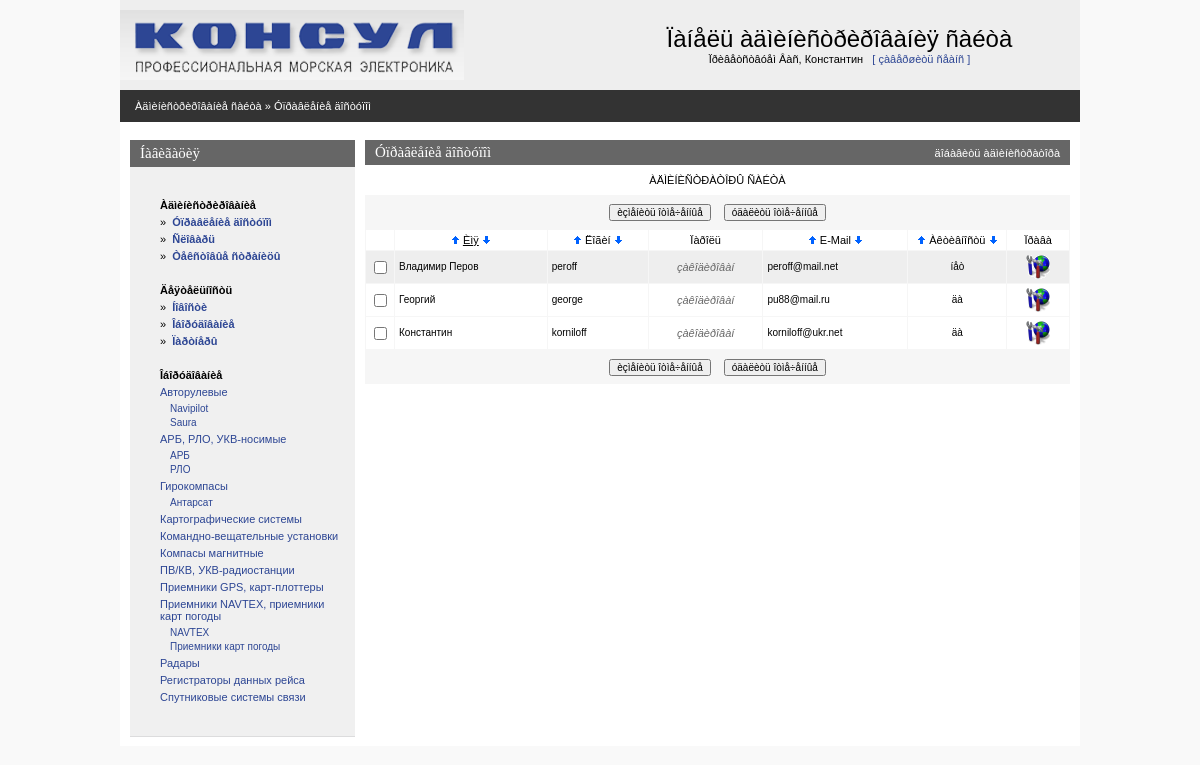
Screenshot of /admin/admin.php (signed in) with the database file from the repository.
### tables this page shows
CREATE TABLE IF NOT EXISTS `consul_static` (
  `static_code` int(11) NOT NULL AUTO_INCREMENT,
  `page_code` int(11) NOT NULL DEFAULT '0',
  `static_name` varchar(200) NOT NULL DEFAULT '',
  `static_text` text NOT NULL,
  `static_pos` int(11) NOT NULL DEFAULT '0',
  `static_seo_title` text,
  `static_seo_desc` text,
  `static_seo_key` text,
  `lang_code` int(11) NOT NULL,
  `static_abstract` text,
  `static_url` varchar(250) DEFAULT NULL,
  PRIMARY KEY (`static_code`)
);

CREATE TABLE IF NOT EXISTS `consul_admin` (
  `admin_code` int(11) NOT NULL AUTO_INCREMENT,
  `admin_name` varchar(200) NOT NULL DEFAULT '',
  `admin_login` varchar(200) NOT NULL DEFAULT '',
  `admin_pass` varchar(200) NOT NULL DEFAULT '',
  `admin_email` varchar(200) NOT NULL DEFAULT '',
  `admin_active` tinyint(4) NOT NULL DEFAULT '1',
  `admin_radmin` tinyint(4) DEFAULT '0' COMMENT 'права на раздел "Управление доступом"',
  `admin_rtext` tinyint(4) DEFAULT '0' COMMENT 'права на редактирвание "текстовые страницы"',
  `admin_rnews` tinyint(4) DEFAULT '0' COMMENT 'права на раздел "Новости"',
  `admin_requipment` tinyint(4) DEFAULT '0' COMMENT 'права на раздел "Оборудование"',
  `admin_rpartner` tinyint(4) DEFAULT '0' COMMENT 'права на раздел "Партнеры"',
  PRIMARY KEY (`admin_code`),
  UNIQUE KEY `admin_login` (`admin_login`)
);

### admin/inc/connect.php (called while the page is built, shortened)
<?php
    $PHP_SELF=$_SERVER['PHP_SELF'];
?>

### admin/inc/const.php (called while the page is built, shortened)
<?php
    $PREFFIX="consul";
?>

### admin/admin.php (the view, shortened to what this page needs)
<?php
include("inc/settings.php");
if(!($sortby)) $sortby='admin_name'; else {$sortby=explode(" ",$sortby);$sortby=$sortby[0];}
if(!intval($sortdir)) {$sortdir="";$realsortdir="ASC";} else {$sortdir="1";$realsortdir="DESC";}
?>
<? include ("inc/head.php"); ?>
<BODY>
<center>
<div class=mainbody>
<? include("inc/top.php");
$mainquery="SELECT admin_code,admin_name,admin_login,admin_email,admin_active FROM {$PREFFIX}_admin order by $sortby $realsortdir";
?>
<table Border=0 CellSpacing=0 CellPadding=0 width=100%>
  <tr><td class=pageline>
     <div class=wmiddletext><a href="main.php">Àäìèíèñòðèðîâàíèå ñàéòà</a> &#187; <a href="admin.php">Óïðàâëåíèå äîñòóïîì</a></div>
  </td></tr>
</table>
<table Border=0 CellSpacing=0 CellPadding=0 width=100%>
 <tr valign=top>
  <td width=10></td>
  <? include("inc/leftmenu.php"); ?>
  <td width=10></td>
  <td>
<?php
echo"<form name='data' action=$PHP_SELF method=POST>";
?>
<table class=grayhead Border=0 CellSpacing=0 CellPadding=0 >
 <tr class=normaltext>
  <td ><div><h4>Óïðàâëåíèå äîñòóïîì</h4></div></td>
  <td align=right class=wmiddletext><a class=submenu onclick="displayform(this,'äîáàâèòü àäìèíèñòðàòîðà')">äîáàâèòü àäìèíèñòðàòîðà</a></td>
 </tr>
</table>
<table Border=0 CellSpacing=0 class=pagebluetable CellPadding=0 >
 <tr><td class=lmenutext height=30 bgcolor=#ffffff align="center">ÀÄÌÈÍÈÑÒÐÀÒÎÐÛ ÑÀÉÒÀ</td></tr>
</table>
<table Border=0 CellSpacing=0 class=pagebluetable CellPadding=0>
 <tr><td>
 <center>
 <table>
 <tr height=30 >
    <td><input type=button onClick=Send('U') value='èçìåíèòü îòìå÷åííûå' class=smalltext></td>
    <td width=5></td>
    <td><input type=button onClick=ConfirmSend('D') value='óäàëèòü îòìå÷åííûå'  class=smalltext></td>
 </tr>
 </table>
 </td></tr>
</table>
<table Border=0 CellSpacing=1 class=bluetable CellPadding=4 width=100%>
  <tr class=lmenutext height=20 align=center bgcolor=#ffffff>
    <td width=20>&nbsp;</td>
    <td><?=SortTitle("Èìÿ","admin_name",$sortby,$sortdir);?></td>
    <td><?=SortTitle("Ëîãèí","admin_login",$sortby,$sortdir);?></td>
    <td>Ïàðîëü</td>
    <td><?=SortTitle("E-Mail","admin_email",$sortby,$sortdir);?></td>
    <td width="90"><?=SortTitle("Àêòèâíîñòü","admin_active",$sortby,$sortdir);?></td>
    <td>Ïðàâà</td>
<?php
$res=mysql_query ($mainquery) or die ("Íå ìîãó âûáðàòü àäìèíèñòðàòîðîâ. Îøèáêà â çàïðîñå.");
while(list($admin_code,$admin_name,$admin_login,$admin_email,$admin_active)=mysql_fetch_array($res))
           {
    if($admin_active) {$admin_active="äà";$bg="#FFFFFF";} else {$admin_active="íåò";$bg="#EEEEEE";}
    $checkname=$admin_code;
    echo"<tr class=edittabletext height=24 bgcolor=$bg>";
    echo"<TD width=20 align=center ><input type='checkbox' name=\"C#$checkname\" id=\"C#$checkname\"></TD>";
    echo"<TD class=smalltext ondblclick='change_line(\"$checkname\",\"F#$checkname#admin_name#string\");' id=\"F#$checkname#admin_name#string\">".Show($admin_name)."</TD>\n";
    echo"<TD class=smalltext ondblclick='change_line(\"$checkname\",\"F#$checkname#admin_login#string\");' id=\"F#$checkname#admin_login#string\">".Show($admin_login)."</TD>\n";
    echo"<TD class=gray class=smalltext align=center  ondblclick='change_pass(\"$checkname\",\"F#$checkname#admin_pass#string\");' id=\"F#$checkname#admin_pass#string\"><i>çàêîäèðîâàí</i></TD>\n";
    echo"<TD class=smalltext ondblclick='change_line(\"$checkname\",\"F#$checkname#admin_email#string\");' id=\"F#$checkname#admin_email#string\">".Show($admin_email)."</TD>\n";
    echo"<TD class=smalltext align=center ondblclick='change_yes_no(\"$checkname\",\"F#$checkname#admin_active#int\");' id=\"F#$checkname#admin_active#int\">".Show($admin_active)."</TD>\n";
    echo"<td align=center ><a onclick=\"editperm($admin_code)\" class=\"hand\"><img height='24' width='24' src='graph/rights.gif' border=0 alt='Óñòàíîâèòü ïðàâà äîñòóïà' title='Óñòàíîâèòü ïðàâà äîñòóïà'></a></td>";
    echo"</TR>\n";
           }
?>
<table Border=0 CellSpacing=0 class=pagebluetable CellPadding=0 width=95%>
 <tr><td>
 <center>
 <table>
 <tr height=30 >
    <td><input type=button onClick=Send('U') value='èçìåíèòü îòìå÷åííûå' class=smalltext></td>
    <td width=5></td>
    <td><input type=button onClick=ConfirmSend('D') value='óäàëèòü îòìå÷åííûå'  class=smalltext></td>
 </tr>
 </table>
 </td></tr>
</table>
  <td width=10></td>
</center>
</BODY>
</HTML>

### admin/inc/functions.php (shortened to what this page needs)
<?php
function Show($val)
{    if (trim($val)=="") return "&nbsp"; else return $val; }
function SortTitle($title,$fieldname,$sortby,$sortdir)
{
  $baseurl=preg_replace("/&sortby=.*/i","",$_SERVER['REQUEST_URI']);
  $baseurl=preg_replace("/&sortdir=[0|1]/i","",$baseurl);
  if(!strpos($baseurl,"?")) $baseurl.="?a=1";
  if($fieldname==$sortby)
  {
       $t1="<u>";$t2="</u>";
       if($sortdir==1) $c1="border=1";else $c1="border=0";
       if($sortdir==0) $c0="border=1";else $c0="border=0";
  }
  else { $t1=$t2=""; $c1=$c0="border=0"; }
  return "<a href=\"$baseurl&sortby=$fieldname&sortdir=0\" ><img class=\"arr\" title=\"ñîðòèðîâàòü ïî âîçðàñòàíèþ\" alt=\"ñîðòèðîâàòü ïî âîçðàñòàíèþ\" src=\"graph/uarr.gif\" width=9 height=10 $c0></a>&nbsp;{$t1}$title{$t2}&nbsp;<a href=\"$baseurl&sortby=$fieldname&sortdir=1\"><img class=\"arr\" title=\"ñîðòèðîâàòü ïî óáûâàíèþ\" alt=\"ñîðòèðîâàòü ïî óáûâàíèþ\" src=\"graph/darr.gif\" width=9 height=10 $c1 ></a></div>";
}
function view_tree($langcode) {
	$catalogshort="SELECT DISTINCT
	consul_equip.equip_code,
	consul_equip.equip_parent,
	consul_static.static_code,
	consul_static.static_name
	FROM consul_static
	INNER JOIN consul_page ON consul_page.page_code = consul_static.page_code
	INNER JOIN consul_equip ON consul_page.page_code = consul_equip.page_code
	WHERE (lang_code=$langcode) and (page_active>0)
	ORDER BY static_name";
	$query = mysql_query("$catalogshort") or  die("Îøèáêà âûáîðêè êàòàëîãà ".$catalogshort);
	while (list($equip_code,$equip_parent,$static_code,$static_name)= mysql_fetch_array($query)) {
		if ($equip_parent == '0') {
			$one_lvl[] = array ($equip_code, $equip_parent, $static_code,$static_name);
		} else {
			$next_lvl[] = array ($equip_code, $equip_parent, $static_code,$static_name);
		}
	}
	print '<ul id="tree_one">';
	foreach ($one_lvl as $key){
		print '<li><a href="catalogpage.php?equip_parent='.$key[0].'">'.$key[3].'</a>';
		print '<ul>';
		view_tree_next_level($key[0], $next_lvl);
		print "</ul>";
		print '</li>';
	}
	print '</ul>';
}
function view_tree_next_level($family, $next_lvl) {
	foreach ($next_lvl as $key) {
		if ($key[1]==$family) {
			print ' <li><a href="catalogpage.php?equip_parent='.$key[0].'">'.$key[3].'</a></li>';
		}
	}
}
?>

### admin/css/styles.css (style rules this page uses)
body { padding:0px; margin:0px; background-color:#f9f9f9; }
a { text-decoration : none; color: #2d4694; }
img { border-color: #000000; }
form { padding:0px; margin:0px }
.mainbody { width:960px; background-color:#ffffff; }
.pageline { height:32px; background-color:#333333; padding-left:15px; }
.grayhead { width:100%; height:25px; padding-left:10px; padding-right:10px; background-color:#666666; }
.pagebluetable { width:100%; background-color:#f6f6f6; }
.bluetable { background-color:#f6f6f6; }
.lmenutext { text-decoration:none; margin-left:10px; margin-right:10px; margin-top:3px; margin-bottom:3px; font-size:11px; font-family: Arial,Helvetica,Sans-serif,Tahoma,Pragmatica; }
.edittabletext { color:#666666; text-decoration:none; line-height:12pt; font-size:11px; font-family: Arial,Helvetica,Sans-serif,Tahoma,Pragmatica; }
H4 { text-decoration:none; font-weight:normal; color:#ffffff; padding:0; margin:0; font-family: Verdana; font-size : 15px; }
.submenu { cursor:hand;cursor:pointer; }
ul { text-decoration:none; padding:0; margin-top:5px; margin-bottom:0px; margin-right:0px; margin-left:16px;font-size:10px; }
li { text-decoration:none; padding:0; margin-top:0px; margin-bottom:3px; margin-right:0px; margin-left:0px;font-size:9px; }
.normaltext { text-decoration:none; color:#000066; font-family: Tahoma, Arial, Helvetica, Sans-serif, Pragmatica; font-size:12px; }
.smalltext { text-decoration:none; color:#000000; font-family: Tahoma, Arial, Helvetica, Sans-serif, Pragmatica; font-size:10px; }
.wmiddletext { text-decoration:none; color:#ffffff; font-family: Tahoma, Arial, Helvetica, Sans-serif, Pragmatica; font-size:11px; }
.wmiddletext a { text-decoration:none; color:#ffffff; }
.hand { cursor:hand;cursor:pointer; }
.arr { position:relative;top:1px; }
.jquery-tree ul { padding:0px; margin:0px; }
.jquery-tree ul li { list-style:none; font-size:11px; }
.jquery-tree ul li ul { padding:0px; margin:0px; margin-bottom:5px; margin-top:5px; }
.jquery-tree ul li ul li { list-style:none; margin-left:10px; font-size:10px; }

### rows the page displays
consul_static: static_name "Авторулевые"
consul_static: static_name "Navipilot"
consul_static: static_name "Saura"
consul_static: static_name "АРБ, РЛО, УКВ-носимые"
consul_static: static_name "АРБ"
consul_static: static_name "РЛО"
consul_static: static_name "Гирокомпасы"
consul_static: static_name "Антарсат"
consul_static: static_name "Картографические системы"
consul_static: static_name "Командно-вещательные установки"
consul_static: static_name "Компасы магнитные"
consul_static: static_name "ПВ/КВ, УКВ-радиостанции"
consul_static: static_name "Приемники GPS, карт-плоттеры"
consul_static: static_name "Приемники NAVTEX, приемники карт погоды"
consul_static: static_name "NAVTEX"
consul_static: static_name "Приемники карт погоды"
consul_static: static_name "Радары"
consul_static: static_name "Регистраторы данных рейса"
consul_static: static_name "Спутниковые системы связи"
consul_admin: admin_name "Владимир Перов", admin_login "peroff", admin_email "peroff@mail.net", admin_active "íåò"
consul_admin: admin_name "Георгий", admin_login "george", admin_email "pu88@mail.ru", admin_active "äà"
consul_admin: admin_name "Константин", admin_login "korniloff", admin_email "korniloff@ukr.net", admin_active "äà"

### other values shown
$REGUSER["name"] "Константин"
$title "Èìÿ Ëîãèí E-Mail Àêòèâíîñòü"
